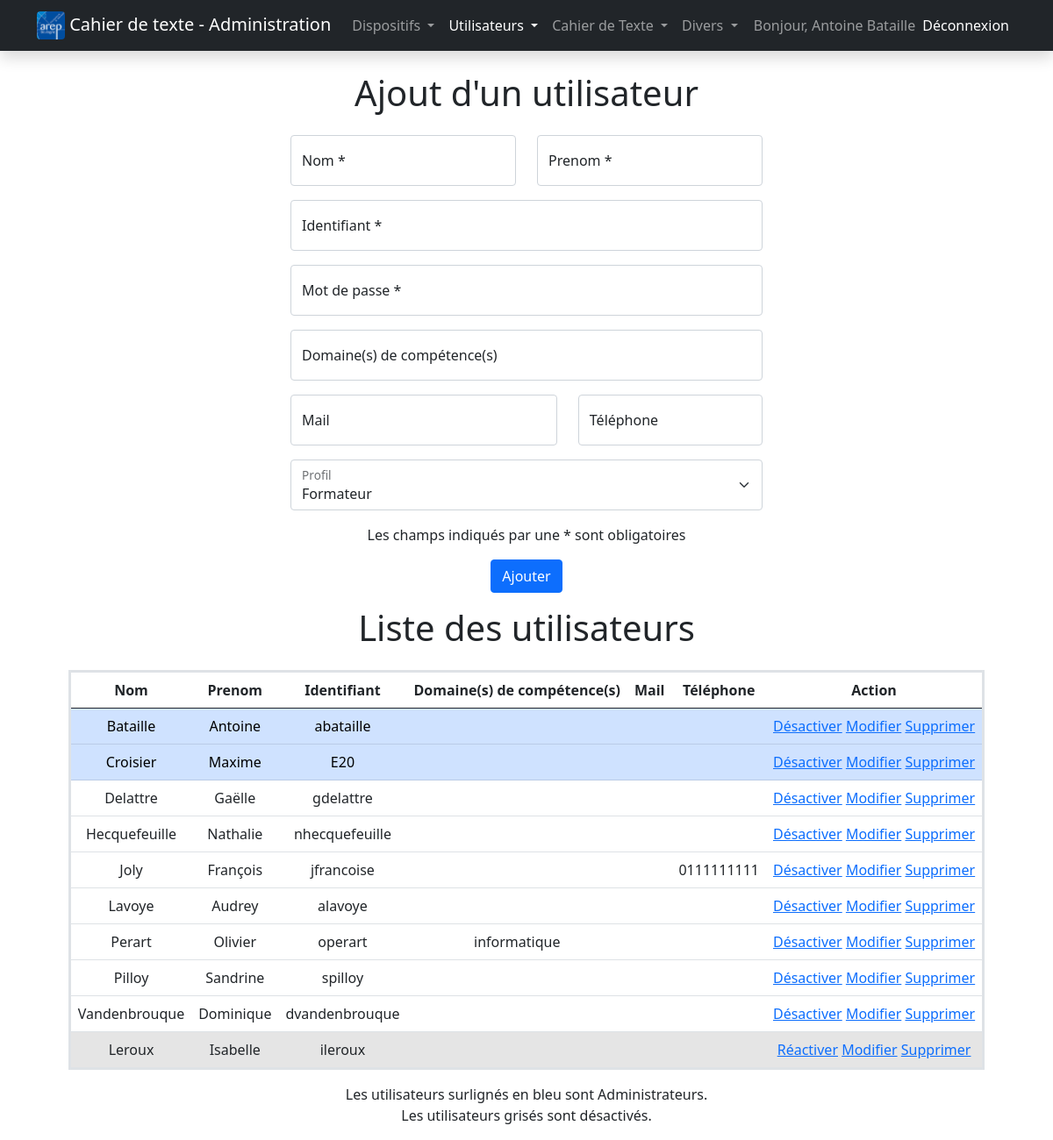
Before: /admin/users.php (signed in) with the older database file.
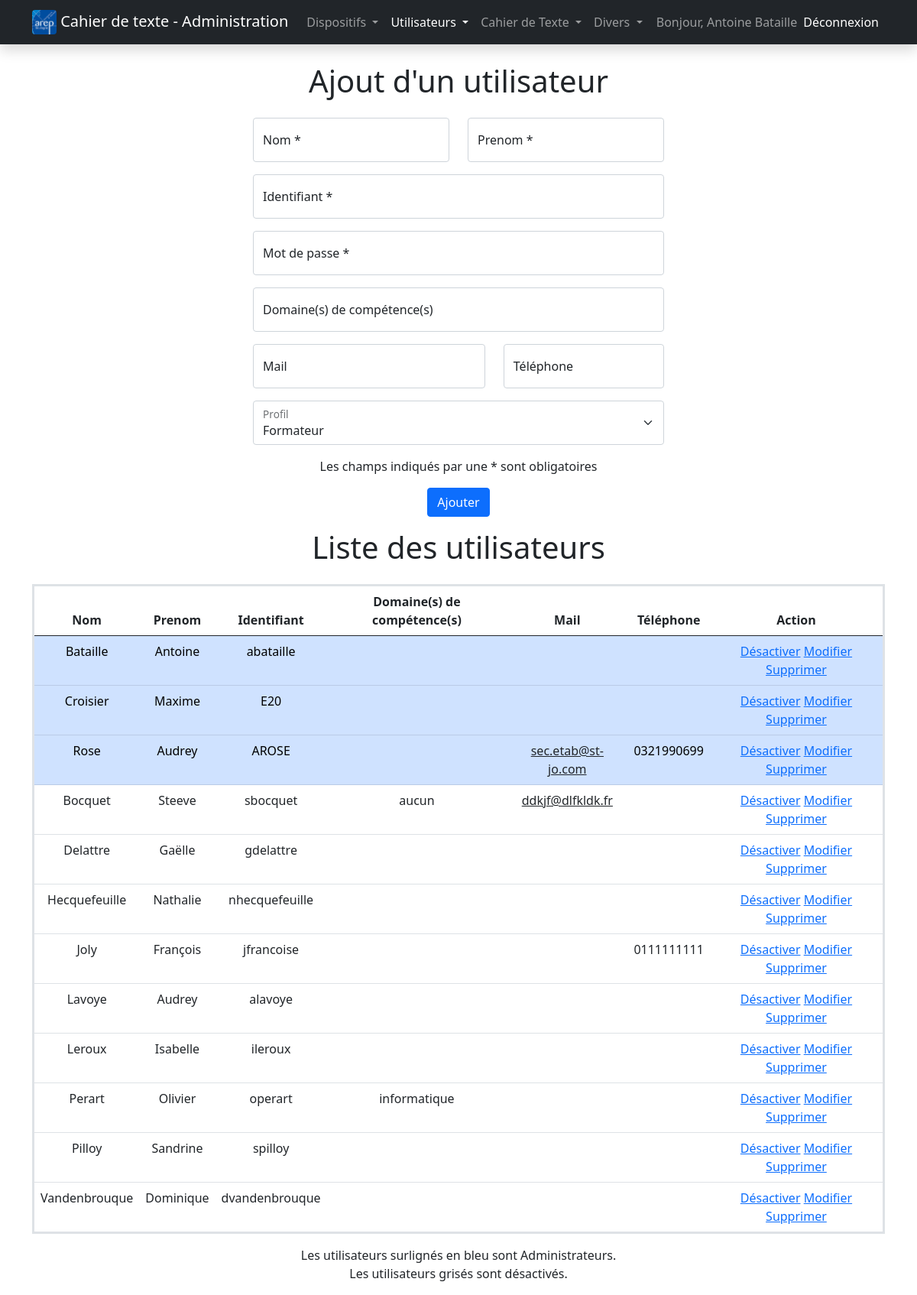
After: the same page with the newer database file.
### tables this page shows
CREATE TABLE `users`
(
    `idUser`     int(11)     NOT NULL,
    `username`   varchar(20) NOT NULL,
    `password`   varchar(20) NOT NULL,
    `nom`        varchar(30) NOT NULL,
    `prenom`     varchar(30) NOT NULL,
    `specialite` varchar(255) DEFAULT NULL,
    `mail`       varchar(30)  DEFAULT NULL,
    `telephone`  varchar(10)  DEFAULT NULL,
    `admin`      tinyint(1)  NOT NULL,
    `actif`      tinyint(4)   DEFAULT 1
);

### admin/session.php (called while the page is built, shortened)
<?php
$button = "Ajouter";

### admin/users.php (the view, shortened to what this page needs)
<?php include("session.php");
$title = "Ajout d'un utilisateur";
?>
<!doctype html>
<html lang="fr">
<head>
    <link href="../css/bootstrap.css" rel="stylesheet">
</head>
<body>
<?php include("navbar.php"); ?>
<div class="container">
    <div class="row">
        <div class="col-xl-auto mx-auto text-center">
            <h1 class="mb-4"><?php echo $title ?></h1>
            <form class="mb-3" action="" method="post" name="user">
                <div class="row">
                    <div class="col-sm mb-3">
                        <div class="form-floating">
                            <input class="form-control" name="nom" type="text"
                                   placeholder="Nom" maxlength="30"
                                   required <?php if (isset($_POST['edit-username'])) echo 'value="' . $resultEdit->nom . '"' ?>>
                            <label for="nom">Nom *</label>
                        </div>
                    </div>
                    <div class="col-sm mb-3">
                        <div class="form-floating">
                            <input class="form-control" name="prenom" type="text"
                                   placeholder="Prenom" maxlength="30"
                                   required <?php if (isset($_POST['edit-username'])) echo 'value="' . $resultEdit->prenom . '"' ?>>
                            <label for="prenom">Prenom *</label>
                        </div>
                    </div>
                </div>
                <div class="form-floating mb-3">
                    <input class="form-control" name="id" type="text" placeholder="Identifiant"
                           required
                           maxlength="30" <?php if (isset($_POST['edit-username'])) echo 'readonly value="' . $resultEdit->username . '"' ?>>
                    <label for="id">Identifiant *</label>
                </div>
                <div class="form-floating mb-3">
                    <input class="form-control" name="password" type="password" placeholder="Mot de passe"
                           required
                           maxlength="20" <?php if (isset($_POST['edit-username'])) echo 'value="' . $resultEdit->password . '"' ?>>
                    <label for="password">Mot de passe *</label>
                </div>
                <div class="form-floating mb-3">
                    <input class="form-control" name="specialite" type="text" placeholder="Spécialité"
                           maxlength="60" <?php if (isset($_POST['edit-username'])) echo 'value="' . $resultEdit->specialite . '"' ?>>
                    <label for="specialite">Domaine(s) de compétence(s)</label>
                </div>
                <div class="row">
                    <div class="col-sm-7">
                        <div class="form-floating mb-3">
                            <input class="form-control" name="email" type="email"
                                   placeholder="exemple@exemple.com"
                                   maxlength="30" <?php if (isset($_POST['edit-username'])) echo 'value="' . $resultEdit->mail . '"' ?>>
                            <label for="email">Mail</label>
                        </div>
                    </div>
                    <div class="col-sm-5">
                        <div class="form-floating mb-3">
                            <input class="form-control" name="telephone" type="tel" placeholder="Numéro de téléphone"
                                   pattern="[0-9]{10}"
                                   maxlength="10" <?php if (isset($_POST['edit-username'])) echo 'value="' . $resultEdit->telephone . '"' ?>>
                            <label for="email">Téléphone</label>
                        </div>
                    </div>
                </div>
                <div class="form-floating mb-3">
                    <select class="form-select" name="admin">
                        <option value="0" selected>Formateur</option>
                    </select>
                    <label for="admin">Profil</label>
                </div>
                <p>Les champs indiqués par une * sont obligatoires</p>
                <input class="btn btn-primary" type="submit" value="<?php echo $button ?>" name="user">
            </form>
        </div>
        <div class="col-xl-auto mx-auto">
            <h1 class="text-center mb-4">Liste des utilisateurs</h1>
            <table class="table border border-3 text-center">
                <thead>
                <tr>
                    <th scope="col">Nom</th>
                    <th scope="col">Prenom</th>
                    <th scope="col">Identifiant</th>
                    <th scope="col">Domaine(s) de compétence(s)</th>
                    <th scope="col">Mail</th>
                    <th scope="col">Téléphone</th>
                    <th scope="col">Action</th>
                </tr>
                </thead>
                <tbody>
                <?php
                $query = $bdd->query('SELECT nom, prenom, username, specialite, mail, telephone, admin, actif FROM users ORDER BY actif DESC, admin DESC, nom, prenom');
                while ($resultat = $query->fetch_object()) { ?>
                        <?php
                        if ($resultat->actif == 1) {
                            $active = "Désactiver";
                        } else {
                            $active = "Réactiver";
                        }
                        ?>
                    <?php
                    if ($resultat->actif != 1) {
                        echo '<tr class="table-active">';
                    } elseif ($resultat->admin == 1) {
                        echo '<tr class="table-primary">';
                    } else {
                        echo '<tr>';
                    }
                    echo "<td>" . $resultat->nom . "</td>";
                    echo "<td>" . $resultat->prenom . "</td>";
                    echo "<td>" . $resultat->username . "</td>";
                    echo "<td>" . $resultat->specialite . "</td>";
                    echo '<td><a class="link-dark" href="mailto:' . $resultat->mail . '">' . $resultat->mail . '</a></td>';
                    echo "<td>" . $resultat->telephone . "</td>"; ?>
                    <td>
                        <a href="#"
                           onclick="document.getElementById('actif-user-<?php echo $resultat->username; ?>').submit()"><?php echo $active ?></a>
                        <a href="#"
                           onclick="document.getElementById('edit-user-<?php echo $resultat->username; ?>').submit()">Modifier</a>
                        <a href="#"
                           onclick="document.getElementById('del-user-<?php echo $resultat->username; ?>').submit()">Supprimer</a>
                    </td>
                <?php } ?>
                </tbody>
            </table>
            <p class="text-center">Les utilisateurs surlignés en bleu sont Administrateurs.<br>
                Les utilisateurs grisés sont désactivés.</p>
        </div>
    </div>
</div>
</body>
</html>

### admin/navbar.php (shortened to what this page needs)
<?php $pageName = basename($_SERVER['PHP_SELF']); ?>
<nav class="navbar navbar-expand-lg navbar-dark bg-dark mb-4 shadow">
    <div class="container-xl">
        <a class="navbar-brand" href="index.php">
            <img class="rounded d-inline-block align-top" src="../img/arep.png" width="32">
            Cahier de texte - Administration</a>
        <div class="collapse navbar-collapse" id="navbarSupportedContent">
            <ul class="navbar-nav me-auto mb-2 mb-lg-0">
                <li class="nav-item dropdown">
                    <a class="nav-link dropdown-toggle <?php
                    if ($pageName == 'formations.php' OR $pageName == 'modules.php' OR $pageName == 'promotions.php' OR $pageName == 'stagiaires.php') echo "active"; ?>" href="#" id="navbarDropdown" role="button" data-bs-toggle="dropdown" aria-expanded="false">
                    Dispositifs
                    </a>
                </li>
                <li class="nav-item dropdown">
                    <a class="nav-link dropdown-toggle <?php
                    if ($pageName == 'users.php' OR $pageName == 'affectation.php') echo "active"; ?>" href="#" id="navbarDropdown" role="button" data-bs-toggle="dropdown" aria-expanded="false">
                        Utilisateurs
                    </a>
                </li>
                <li class="nav-item dropdown">
                    <a class="nav-link dropdown-toggle <?php
                    if ($pageName == 'cr-formation.php' or $pageName == 'cr-module.php' or $pageName == 'cr-formateur.php') echo "active"; ?>"
                       href="#" id="navbarDropdown" role="button" data-bs-toggle="dropdown" aria-expanded="false">
                        Cahier de Texte
                    </a>
                </li>
                <li class="nav-item dropdown">
                    <a class="nav-link dropdown-toggle <?php
                    if ($pageName == 'equipe.php' or $pageName == 'niveau.php') echo "active"; ?>" href="#"
                       id="navbarDropdown" role="button" data-bs-toggle="dropdown" aria-expanded="false">
                        Divers
                    </a>
                </li>
            </ul>
            <span class="navbar-text">Bonjour, <?php echo $_SESSION['prenom'] . " " . $_SESSION['nom']; ?></span>
            <div class="navbar-nav">
                <a class="nav-link active" href="../logout.php">Déconnexion</a>
            </div>
        </div>
    </div>
</nav>

Changed rows visible on the page:
added users: nom "Rose", prenom "Audrey", username "AROSE", mail "sec.etab@st-jo.com", telephone "0321990699", actif "Désactiver"
added users: nom "Bocquet", prenom "Steeve", username "sbocquet", specialite "aucun", mail "ddkjf@dlfkldk.fr", actif "Désactiver"
changed users "Leroux": actif "Réactiver" → "Désactiver"; moves up the list
